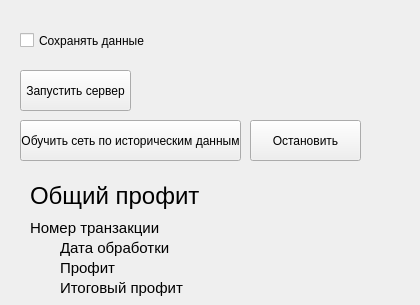
    <widget class="QWidget" name="tab">
     <attribute name="title">
      <string>Работа</string>
     </attribute>
     <widget class="QPushButton" name="trainingNetBut">
      <property name="geometry">
       <rect>
        <x>20</x>
        <y>120</y>
        <width>221</width>
        <height>41</height>
       </rect>
      </property>
      <property name="text">
       <string>Обучить сеть по историческим данным</string>
      </property>
     </widget>
     <widget class="QCheckBox" name="saveCheckBox">
      <property name="geometry">
       <rect>
        <x>20</x>
        <y>20</y>
        <width>131</width>
        <height>41</height>
       </rect>
      </property>
      <property name="text">
       <string>Сохранять данные</string>
      </property>
     </widget>
     <widget class="QPushButton" name="startBut">
      <property name="geometry">
       <rect>
        <x>20</x>
        <y>70</y>
        <width>111</width>
        <height>41</height>
       </rect>
      </property>
      <property name="text">
       <string>Запустить сервер</string>
      </property>
     </widget>
     <widget class="QLabel" name="labelOldProfit">
      <property name="geometry">
       <rect>
        <x>30</x>
        <y>175</y>
        <width>381</width>
        <height>41</height>
       </rect>
      </property>
      <property name="font">
       <font>
        <pointsize>18</pointsize>
       </font>
      </property>
      <property name="text">
       <string>Общий профит</string>
      </property>
     </widget>
     <widget class="QLabel" name="labelNewProfit">
      <property name="geometry">
       <rect>
        <x>60</x>
        <y>260</y>
        <width>341</width>
        <height>16</height>
       </rect>
      </property>
      <property name="font">
       <font>
        <pointsize>11</pointsize>
       </font>
      </property>
      <property name="text">
       <string>Профит</string>
      </property>
     </widget>
     <widget class="QLabel" name="labelTransact">
      <property name="geometry">
       <rect>
        <x>30</x>
        <y>220</y>
        <width>341</width>
        <height>16</height>
       </rect>
      </property>
      <property name="font">
       <font>
        <pointsize>11</pointsize>
       </font>
      </property>
      <property name="text">
       <string>Номер транзакции</string>
      </property>
     </widget>
     <widget class="QLabel" name="labelCurDate">
      <property name="geometry">
       <rect>
        <x>60</x>
        <y>240</y>
        <width>341</width>
        <height>16</height>
       </rect>
      </property>
      <property name="font">
       <font>
        <pointsize>11</pointsize>
       </font>
      </property>
      <property name="text">
       <string>Дата обработки</string>
      </property>
     </widget>
     <widget class="QLabel" name="labelSumProfit">
      <property name="geometry">
       <rect>
        <x>60</x>
        <y>280</y>
        <width>341</width>
        <height>16</height>
       </rect>
      </property>
      <property name="font">
       <font>
        <pointsize>11</pointsize>
       </font>
      </property>
      <property name="text">
       <string>Итоговый профит</string>
      </property>
     </widget>
     <widget class="QPushButton" name="stopBut">
      <property name="geometry">
       <rect>
        <x>250</x>
        <y>120</y>
        <width>111</width>
        <height>41</height>
       </rect>
      </property>
      <property name="text">
       <string>Остановить</string>
      </property>
     </widget>
    </widget>
